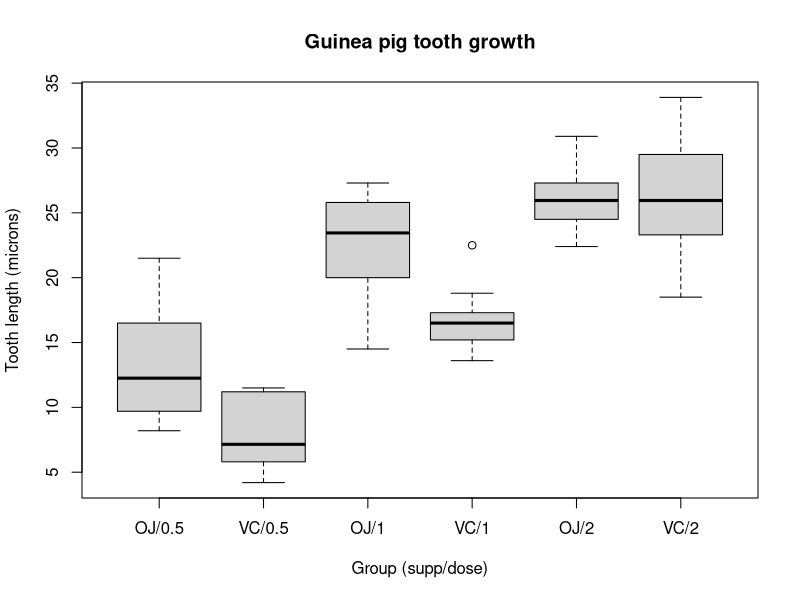

Reproduce this figure in R. (Note: this script raises an error after producing the figure.)
attach(ToothGrowth)

# counts
library(knitr)
kable(table(supp,dose))

# basic stats
means <- aggregate(len, by=list(supp,dose), FUN=mean) 
stdev <- aggregate(len, by=list(supp,dose), FUN=sd)
stats <- cbind(means, stdev$x)
colnames(stats) <- c("Supplement type", "Dose", "Mean", "Standard Deviation")
kable(stats)

# basis stats2 
library(psych)

stats2 <- describeBy(len, interaction(supp, dose, sep=" "), mat = TRUE)
stats2$item <- NULL
stats2$vars <- NULL
stats2$trimmed <- NULL
stats2$mad <- NULL
stats2$range <- NULL

stats2
colnames(stats2) <- c("Group", "Samples", "Mean", "Std. dev.", "Median", "Min", "Max", "Skew", "Kurtosis", "SE")
rownames(stats2) <- stats2$group
kable(stats2)

# box plot

par(mfrow=c(1, 1))
boxplot(len ~ interaction(supp, dose, sep="/"),data=ToothGrowth,
        xlab="Group (supp/dose)",
        ylab="Tooth length (microns)",
        main='Guinea pig tooth growth')


#par(mfrow=c(1, 2))
#boxplot(len ~ dose,data=ToothGrowth,
#        xlab="Vitamin C dose (mg)",
#        ylab="Tooth length (microns)")
#boxplot(len ~ supp,data=ToothGrowth,
#        xlab="Supplement type",
#        ylab="Tooth length (microns)")
#mtext("Guinea Pig Tooth Growth", side=3, outer=TRUE, line=-2.5)

# t-tests
library(stats)

t <- pairwise.t.test(len, interaction(supp, dose, sep=" "), paired=FALSE, p.adjust="bonf" )
str(t)
kable(t$p.value)


library(knitr)
library(rmarkdown)
knit("toothGrowth.Rmd")
render("toothGrowth.Rmd", "pdf_document")
